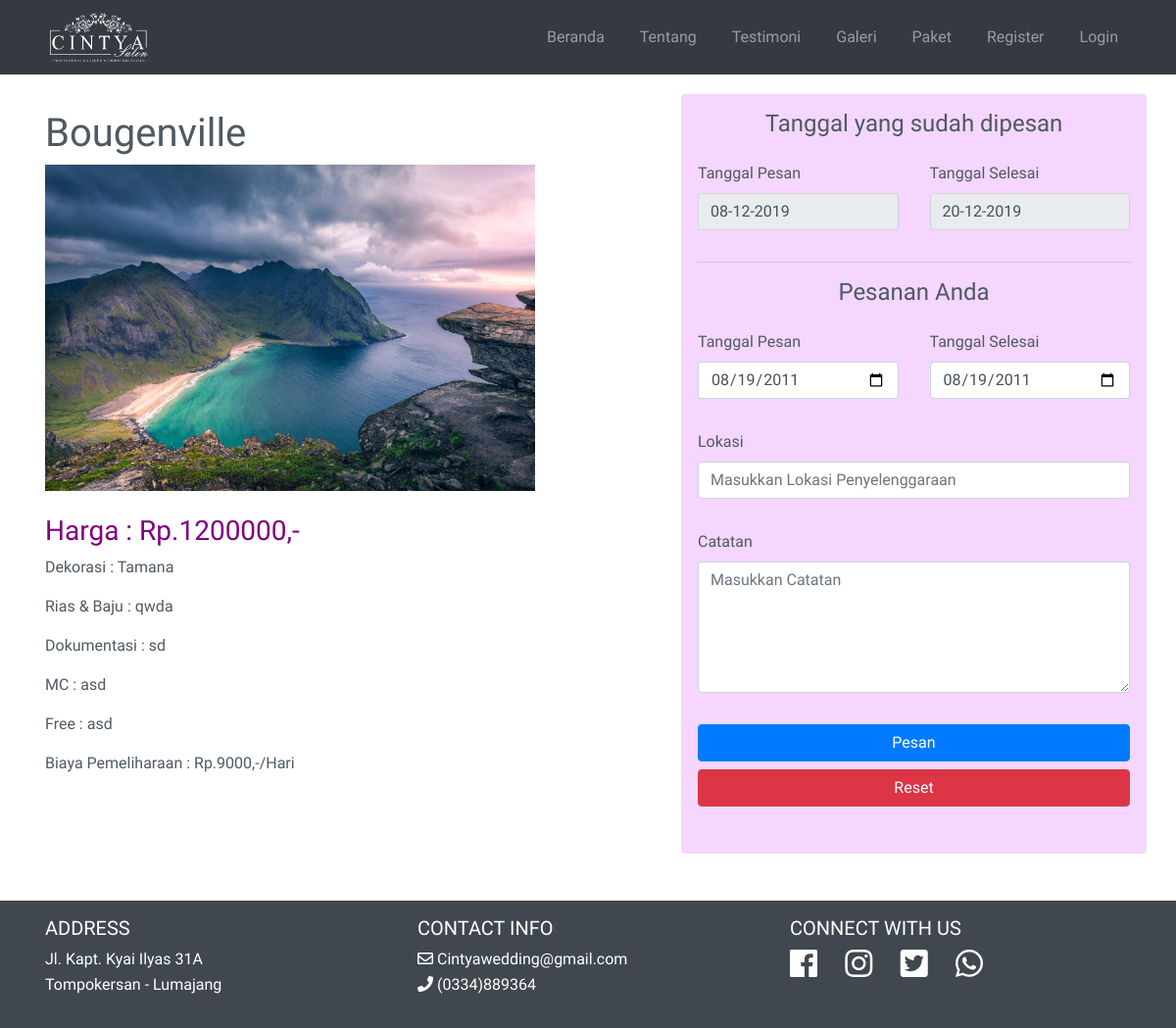
Page /pemesanan.php?id_paket=19 on the committed database.
### tables this page shows
CREATE TABLE `paket` (
  `id_paket` int(11) NOT NULL,
  `nama_paket` varchar(45) DEFAULT NULL,
  `harga` longtext DEFAULT NULL,
  `dekorasi` varchar(255) DEFAULT NULL,
  `rias_baju` varchar(255) DEFAULT NULL,
  `dokumentasi` varchar(255) DEFAULT NULL,
  `mc` varchar(45) DEFAULT NULL,
  `free` varchar(255) DEFAULT NULL,
  `biaya_pelihara` longtext NOT NULL,
  `foto` varchar(255) NOT NULL
);

CREATE TABLE `pemesanan` (
  `id_pemesanan` int(255) NOT NULL,
  `catatan` varchar(255) DEFAULT NULL,
  `id_paket` int(11) NOT NULL,
  `tgl_pesan` date NOT NULL,
  `tgl_kembali` date NOT NULL,
  `status` varchar(255) NOT NULL DEFAULT 'Waiting',
  `lokasi` varchar(255) NOT NULL,
  `bukti_pembayaran` varchar(255) DEFAULT NULL,
  `testimoni` longtext DEFAULT NULL,
  `user_id` int(11) NOT NULL
);

### pemesanan.php (the view, shortened to what this page needs)
<!DOCTYPE html>
<html lang="en">
<?php include 'config/connection.php' ?>
<?php
$id_paket = $_GET["id_paket"];
$query = "SELECT * FROM paket WHERE id_paket = $id_paket";
$result = mysqli_query($con, $query);
$row = mysqli_fetch_assoc($result);
$query2 = "SELECT * FROM pemesanan WHERE DATE(tgl_kembali) > DATE(NOW())";
$result2 = mysqli_query($con, $query2);
?>
<?php include 'includes/head.php' ?>
<body>
    <?php include 'includes/navbar.php' ?>
    <div class="container mt-5 pt-5 mb-5">
        <div class="row">
            <div class="col-md-7">
                <div class="row">
                    <div class="col">
                        <h1><?php echo $row["nama_paket"] ?></h1>
                    </div>
                </div>
                <div class="row">
                    <div class="col">
                        <img style="max-width:500px" src="foto/<?php echo $row["foto"] ?>" alt="" srcset="">
                    </div>
                </div>
                <div class="row">
                    <div class="col">
                        <br>
                        <h3 style="color:purple">Harga : Rp.<?php echo $row["harga"] ?>,-</h3>
                        <p>Dekorasi : <?php echo $row["dekorasi"] ?></p>
                        <p>Rias & Baju : <?php echo $row["rias_baju"] ?></p>
                        <p>Dokumentasi : <?php echo $row["dokumentasi"] ?></p>
                        <p>MC : <?php echo $row["mc"] ?></p>
                        <p>Free : <?php echo $row["free"] ?></p>
                        <p>Biaya Pemeliharaan : Rp.<?php echo $row["biaya_pelihara"] ?>,-/Hari</p>
                    </div>
                </div>
            </div>
            <div class="col-md-5 bg-ungu rounded">
                <form action="proses/proses_pemesanan.php" method="POST" enctype="multipart/form-data">
                    <div>
                        <h4 class="text-center">Tanggal yang sudah dipesan</h4>
                        <?php
                        if (mysqli_num_rows($result2) > 0) {
                            while ($pemesanan = mysqli_fetch_assoc($result2)) { ?>
                                <div class="row">
                                    <div class="col-sm-6">
                                        <label for="tanggal">Tanggal Pesan</label>
                                        <input class="form-control" type="" value="<?php echo date_format(new DateTime($pemesanan["tgl_pesan"]),'d-m-Y')  ?>" id="tanngal" name="tanggal_pesan" disabled>
                                    </div>
                                    <div class="col-sm-6">
                                        <label for="tanggal">Tanggal Selesai</label>
                                        <input class="form-control" type="" value="<?php echo date_format(new DateTime($pemesanan["tgl_kembali"]),'d-m-Y')  ?>" id="tanngal" name="tanggal_kembali" disabled>
                                    </div>
                                </div>
                            <?php }
                        }?>
                    </div>
                    <hr>
                    <h4 class="text-center">Pesanan Anda</h4>
                    <div class="row">
                        <div class="col-sm-6">
                            <label for="tanggal">Tanggal Pesan</label>
                            <input class="form-control" type="date" value="2011-08-19" id="tanngal" name="tanggal_pesan">
                        </div>
                        <div class="col-sm-6">
                            <label for="tanggal">Tanggal Selesai</label>
                            <input class="form-control" type="date" value="2011-08-19" id="tanngal" name="tanggal_kembali">
                        </div>
                        <div class="col-sm-12">
                            <label for="lokasi">Lokasi</label>
                            <input class="form-control" type="text" value="" id="lokasi" placeholder="Masukkan Lokasi Penyelenggaraan" name="lokasi">
                        </div>
                        <div class="col-sm-12">
                            <label for="catatan">Catatan</label>
                            <textarea rows="5" class="form-control" type="text" value="" id="lokasi" placeholder="Masukkan Catatan" name="catatan"></textarea>
                        </div>
                        <div class="col-sm-12">
                            <button type="submit" class="btn btn-block btn-primary">Pesan</button>
                            <button type="reset" class="btn btn-block btn-danger">Reset</button>
                        </div>
                    </div>
                </form>
            </div>
        </div>
    </div>
    <?php include 'includes/footer.php' ?>
</body>
</html>

### css/style.css (style rules this page uses)
body { overflow-x: hidden; font-family: 'Varela Round', sans-serif; color: #505962; }
[class*="col-"] { padding: 1rem; }
.bg-ungu { background-color: #f4d6ff !important; }

### rows in the picture
paket: nama_paket "Bougenville", foto (picture), harga "1200000", dekorasi "Tamana", rias_baju "qwda", dokumentasi "sd", mc "asd", free "asd", biaya_pelihara "9000"
pemesanan: tanggal_pesan "08-12-2019", tanggal_kembali "20-12-2019"
